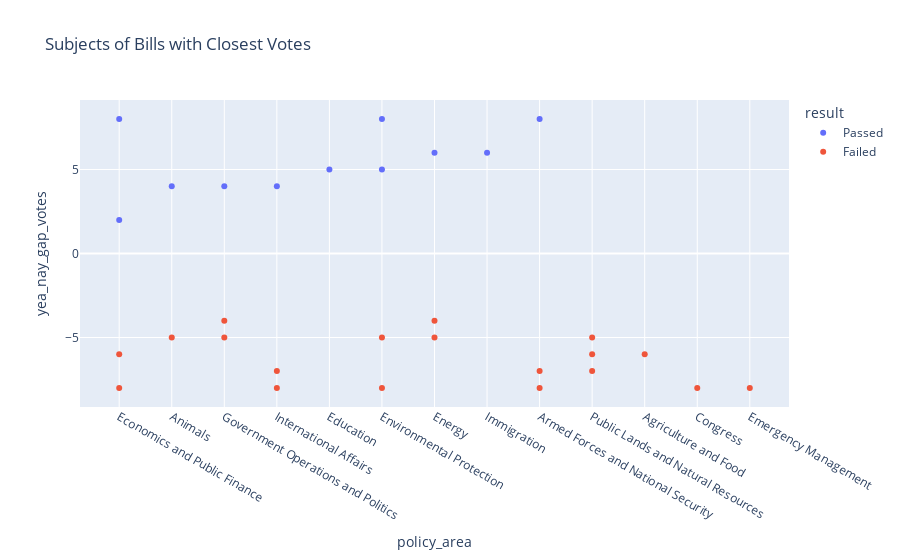

Notebook cell for this chart:
### Code cell
fig.show()

### Figure 1 — Plotly figure (JSON) as saved in the notebook; plotly's stock layout.template omitted (floating-point values rounded to 4 significant figures)
{"data": [{"customdata": [["Passed", "Limit, Save, Grow Act of 2023", 0, 217, "Limit, Save, Grow Act of 2023  This bill increases<br>the federal debt limit and decreases spending. It<br>also repeals several energy tax credits, modifies<br>the permitting process and other requirements for<br>energy projects, expands work requirements for the<br>Supplemental Nutrition Assistance Program<br>(SNAP)..."], ["Passed", "Trust the Science Act", 4, 205, "Trust the Science Act  This bill directs the<br>Department of the Interior to remove protections<br>for the gray wolf under the Endangered Species Act<br>of 1973 (ESA). Specifically, the bill requires<br>Interior to reissue the final rule<br>titledEndangered and Threatened Wildlife and<br>Plants; Removing the Gray Wo..."], ["Passed", "Equal Representation Act", 0, 206, "Equal Representation Act  This bill requires any<br>questionnaire used in the decennial census to<br>include a checkbox or other similar option for<br>respondents to indicate whether the respondent and<br>each household member is a U.S. citizen.  The<br>Department of Commerce must make public the number<br>of citizen..."], ["Passed", "Department of State, Foreign Operations,<br>and<br>Related Programs Appropriations Act, 2024", 0, 216, "Department of State, Foreign Operations, and<br>Related Programs Appropriations Act, 2024  This<br>bill provides FY2024 appropriations for the<br>Department of State, foreign operations, and<br>related programs.  The bill provides<br>appropriations to the State Department for  The<br>bill provides appropriations for ..."], ["Passed", "Parents Bill of Rights Act", 0, 213, "Parents Bill of Rights Act  This bill establishes<br>various rights of parents and guardians regarding<br>the public elementary or secondary school<br>education (including secondary career and<br>technical education) of their children. Local<br>educational agencies (LEAs) and schools must<br>comply with the requireme..."], ["Passed", "Cutting Green Corruption and Taxes Act", 1, 208, "Cutting Green Corruption and Taxes Act  This bill<br>repeals certain programs for reducing greenhouse<br>gas emissions.  Specifically, it repeals the<br>Greenhouse Gas Reduction Fund, which provides<br>financial and technical assistance to states and<br>other eligible recipients to help communities<br>reduce greenhou..."], ["Passed", "Mining Regulatory Clarity Act of 2024", 204, 6, "Mining Regulatory Clarity Act of 2024  This bill<br>sets forth a process to allow mine operations to<br>use, occupy, and conduct operations (e.g.,<br>construction of roads and other mining<br>infrastructure activity) on public land regardless<br>of whether a mineral deposit has been discovered<br>on the land.  ..."], ["Passed", "Secure the Border Act of 2023", 0, 219, "Secure the Border Act of 2023  This bill makes<br>various changes to immigration law, including by<br>imposing limits on asylum eligibility and<br>requiring employers to use an electronic system to<br>verify the employment eligibility of new<br>employees.  DIVISION A--BORDER SECURITY  This<br>division requires certai..."], ["Passed", "Department of Defense Appropriations Act, 2024", 2, 216, "Department of Defense Appropriations Act, 2024<br>This bill provides FY2024 appropriations to the<br>Department of Defense (DOD) for military<br>activities.  (The bill excludes military<br>construction, military family housing, civil works<br>projects of the Army Corps of Engineers, and<br>nuclear warheads, which ar..."], ["Passed", "Consolidated Appropriations Act, 2024", 0, 219, "Consolidated Appropriations Act, 2024  This bill<br>provides FY2024 appropriations for several federal<br>departments and agencies. It also extends various<br>expiring programs and authorities, including<br>several public health programs.  Specifically, the<br>bill includes 6 of the 12 regular FY2024<br>appropriation..."], ["Passed", "Creating Confidence in Clean Water Permitting Act", 2, 211, "Creating Confidence in Clean Water Permitting Act<br>This bill modifies requirements under the Clean<br>Water Act, including requirements concerning water<br>quality criteria, the National Pollutant Discharge<br>Elimination System (NPDES) program, the permit<br>program for discharging dredged or fill material<br>int..."]], "hovertemplate": "<b>%{hovertext}</b><br><br>result=%{customdata[0]}<br>policy_area=%{x}<br>yea_nay_gap_votes=%{y}<br>title=%{customdata[1]}<br>D_yea_or_aye_votes=%{customdata[2]}<br>R_yea_or_aye_votes=%{customdata[3]}<br>most_recent_text_short=%{customdata[4]}<extra></extra>", "hovertext": ["Limit, Save, Grow Act of 2023", "Trust the Science Act", "Equal Representation Act", "Department of State, Foreign Operations,<br>and<br>Related Programs Appropriations Act, 2024", "Parents Bill of Rights Act", "Cutting Green Corruption and Taxes Act", "Mining Regulatory Clarity Act of 2024", "Secure the Border Act of 2023", "Department of Defense Appropriations Act, 2024", "Consolidated Appropriations Act, 2024", "Creating Confidence in Clean Water Permitting Act"], "legendgroup": "Passed", "marker": {"color": "#636efa", "symbol": "circle"}, "mode": "markers", "name": "Passed", "orientation": "v", "showlegend": true, "type": "scatter", "x": ["Economics and Public Finance", "Animals", "Government Operations and Politics", "International Affairs", "Education", "Environmental Protection", "Energy", "Immigration", "Armed Forces and National Security", "Economics and Public Finance", "Environmental Protection"], "xaxis": "x", "y": [2, 4, 4, 4, 5, 5, 6, 6, 8, 8, 8], "yaxis": "y"}, {"customdata": [["Failed", "Hands Off Our Home Appliances Act", 202, 0, "Hands Off Our Home Appliances Act  This bill<br>modifies the process by which the Department of<br>Energy (DOE) amends, revokes, or implements energy<br>conservation standards for certain consumer<br>products (other than automobiles), such as<br>household appliances.  First, the bill eliminates<br>the requirement und..."], ["Failed", "Equal Representation Act", 203, 0, "Equal Representation Act  This bill requires any<br>questionnaire used in the decennial census to<br>include a checkbox or other similar option for<br>respondents to indicate whether the respondent and<br>each household member is a U.S. citizen.  The<br>Department of Commerce must make public the number<br>of citizen..."], ["Failed", "Superior National Forest Restoration Act", 205, 0, "Superior National Forest Restoration Act  This<br>bill rescindsPublic Land Order No. 7917 for<br>Withdrawal of Federal Lands; Cook, Lake, and Saint<br>Louis Counties, MN, which bars mining operations<br>on specified Forest Service lands in Minnesota.<br>The bill directs the Forest Service to  A lease or<br>permit re..."], ["Failed", "Ensuring Accountability in Agency Rulemaking Act", 206, 0, "Ensuring Accountability in Agency Rulemaking Act<br>This bill requires, subject to a limited<br>exception, that any agency rule promulgated under<br>notice and comment procedures must be issued and<br>signed by an individual who was appointed by the<br>President and confirmed by the Senate.  The Office<br>of Informa..."], ["Failed", "Mining Regulatory Clarity Act of 2024", 203, 0, "Mining Regulatory Clarity Act of 2024  This bill<br>sets forth a process to allow mine operations to<br>use, occupy, and conduct operations (e.g.,<br>construction of roads and other mining<br>infrastructure activity) on public land regardless<br>of whether a mineral deposit has been discovered<br>on the land.  ..."], ["Failed", "Trust the Science Act", 205, 0, "Trust the Science Act  This bill directs the<br>Department of the Interior to remove protections<br>for the gray wolf under the Endangered Species Act<br>of 1973 (ESA). Specifically, the bill requires<br>Interior to reissue the final rule<br>titledEndangered and Threatened Wildlife and<br>Plants; Removing the Gray Wo..."], ["Failed", "Cutting Green Corruption and Taxes Act", 206, 0, "Cutting Green Corruption and Taxes Act  This bill<br>repeals certain programs for reducing greenhouse<br>gas emissions.  Specifically, it repeals the<br>Greenhouse Gas Reduction Fund, which provides<br>financial and technical assistance to states and<br>other eligible recipients to help communities<br>reduce greenhou..."], ["Failed", "Agriculture, Rural Development, Food and<br>Drug<br>Administration, and Related<br>Agencies<br>Appropriations Act, 2024", 210, 1, "Agriculture, Rural Development, Food and Drug<br>Administration, and Related Agencies<br>Appropriations Act, 2024  This bill provides<br>FY2024 appropriations for the Department of<br>Agriculture (USDA), the Food and Drug<br>Administration, and related agencies.  The bill<br>provides appropriations to USDA for agricu..."], ["Failed", "Continuing Appropriations and Border<br>Security<br>Enhancement Act, 2024", 210, 0, "Continuing Appropriations and Border Security<br>Enhancement Act, 2024  This bill provides<br>continuing FY2024 appropriations for federal<br>agencies through October 31, 2023. It also makes<br>various changes to immigration law, including by<br>imposing limits on asylum eligibility.  DIVISION A<br>--CONTINUING APPROP..."], ["Failed", "Western Economic Security Today Act of 2024", 204, 0, "Western Economic Security Today Act of 2023 or the<br>WEST Act of 2023  This bill requires the Bureau of<br>Land Management (BLM) to withdraw a proposed rule<br>relating to conservation and landscape health and<br>prohibits the BLM from finalizing, implementing,<br>or enforcing the proposed rule or any<br>substantial..."], ["Failed", "Protecting Access for Hunters and Anglers Act<br>of<br>2023", 204, 0, "Protecting Access for Hunters and Anglers Act of<br>2023  This bill bars the Department of the<br>Interior and the Department of Agriculture from<br>prohibiting or regulating the use of lead<br>ammunition or tackle on federal land or water that<br>is under the jurisdiction of such departments and<br>made available fo..."], ["Failed", "Department of State, Foreign Operations,<br>and<br>Related Programs Appropriations Act, 2024", 210, 0, "Department of State, Foreign Operations, and<br>Related Programs Appropriations Act, 2024  This<br>bill provides FY2024 appropriations for the<br>Department of State, foreign operations, and<br>related programs.  The bill provides<br>appropriations to the State Department for  The<br>bill provides appropriations for ..."], ["Failed", "National Defense Authorization Act for Fiscal<br>Year<br>2024", 210, 0, "National Defense Authorization Act for Fiscal Year<br>2024  This bill authorizes FY2024 appropriations<br>and sets forth policies for Department of Defense<br>(DOD) programs and activities, military<br>construction, the national security programs of<br>the Department of Energy (DOE), and the Maritime<br>Administratio..."], ["Failed", "Legislative Branch Appropriations Act, 2024", 201, 0, "Legislative Branch Appropriations Act, 2024  This<br>bill provides FY2024 appropriations for the<br>legislative branch, including the House of<br>Representatives and joint items such as  In<br>addition, the bill provides FY2024 appropriations<br>for   - the Joint Economic Committee,  - the Joint<br>Committee on Taxat..."], ["Failed", "Creating Confidence in Clean Water Permitting Act", 205, 0, "Creating Confidence in Clean Water Permitting Act<br>This bill modifies requirements under the Clean<br>Water Act, including requirements concerning water<br>quality criteria, the National Pollutant Discharge<br>Elimination System (NPDES) program, the permit<br>program for discharging dredged or fill material<br>int..."], ["Failed", "Department of Defense Appropriations Act, 2024", 210, 0, "Department of Defense Appropriations Act, 2024<br>This bill provides FY2024 appropriations to the<br>Department of Defense (DOD) for military<br>activities.  (The bill excludes military<br>construction, military family housing, civil works<br>projects of the Army Corps of Engineers, and<br>nuclear warheads, which ar..."], ["Failed", "Military Construction, Veterans Affairs,<br>and<br>Related Agencies Appropriations Act, 2025", 199, 0, "Military Construction, Veterans Affairs, and<br>Related Agencies Appropriations Act, 2025  This<br>bill provides FY2025 appropriations for military<br>construction, the Department of Veterans Affairs<br>(VA), and related agencies.  The bill provides<br>appropriations to the Department of Defense (DOD)<br>for military..."], ["Failed", "Department of Homeland Security<br>Appropriations<br>Act, 2024", 210, 0, "Department of Homeland Security Appropriations<br>Act, 2024  This bill provides FY2024<br>appropriations for the Department of Homeland<br>Security (DHS).  Specifically, the bill provides<br>appropriations to DHS for Departmental Management,<br>Intelligence, Situational Awareness, and<br>Oversight, including  In addi..."], ["Failed", "Israel Security Assistance Support Act", 202, 0, "Israel Security Assistance Support Act  This bill<br>specifies that no federal funds may be used to<br>withhold, halt, reverse, or cancel the delivery of<br>defense articles or defense services to Israel.<br>Also, no funds may be used to pay the salary of<br>any Department of Defense (DOD) or Department of<br>State e..."]], "hovertemplate": "<b>%{hovertext}</b><br><br>result=%{customdata[0]}<br>policy_area=%{x}<br>yea_nay_gap_votes=%{y}<br>title=%{customdata[1]}<br>D_yea_or_aye_votes=%{customdata[2]}<br>R_yea_or_aye_votes=%{customdata[3]}<br>most_recent_text_short=%{customdata[4]}<extra></extra>", "hovertext": ["Hands Off Our Home Appliances Act", "Equal Representation Act", "Superior National Forest Restoration Act", "Ensuring Accountability in Agency Rulemaking Act", "Mining Regulatory Clarity Act of 2024", "Trust the Science Act", "Cutting Green Corruption and Taxes Act", "Agriculture, Rural Development, Food and<br>Drug<br>Administration, and Related<br>Agencies<br>Appropriations Act, 2024", "Continuing Appropriations and Border<br>Security<br>Enhancement Act, 2024", "Western Economic Security Today Act of 2024", "Protecting Access for Hunters and Anglers Act<br>of<br>2023", "Department of State, Foreign Operations,<br>and<br>Related Programs Appropriations Act, 2024", "National Defense Authorization Act for Fiscal<br>Year<br>2024", "Legislative Branch Appropriations Act, 2024", "Creating Confidence in Clean Water Permitting Act", "Department of Defense Appropriations Act, 2024", "Military Construction, Veterans Affairs,<br>and<br>Related Agencies Appropriations Act, 2025", "Department of Homeland Security<br>Appropriations<br>Act, 2024", "Israel Security Assistance Support Act"], "legendgroup": "Failed", "marker": {"color": "#EF553B", "symbol": "circle"}, "mode": "markers", "name": "Failed", "orientation": "v", "showlegend": true, "type": "scatter", "x": ["Energy", "Government Operations and Politics", "Public Lands and Natural Resources", "Government Operations and Politics", "Energy", "Animals", "Environmental Protection", "Agriculture and Food", "Economics and Public Finance", "Public Lands and Natural Resources", "Public Lands and Natural Resources", "International Affairs", "Armed Forces and National Security", "Congress", "Environmental Protection", "Armed Forces and National Security", "Economics and Public Finance", "Emergency Management", "International Affairs"], "xaxis": "x", "y": [-4, -4, -5, -5, -5, -5, -5, -6, -6, -6, -7, -7, -7, -8, -8, -8, -8, -8, -8], "yaxis": "y"}], "layout": {"autosize": true, "legend": {"title": {"text": "result"}, "tracegroupgap": 0}, "title": {"text": "Subjects of Bills with Closest Votes"}, "xaxis": {"anchor": "y", "autorange": true, "domain": [0, 1], "range": [-0.7103, 12.71], "title": {"text": "policy_area"}, "type": "category"}, "yaxis": {"anchor": "x", "autorange": true, "domain": [0, 1], "range": [-9.688, 9.688], "title": {"text": "yea_nay_gap_votes"}, "type": "linear"}}}
